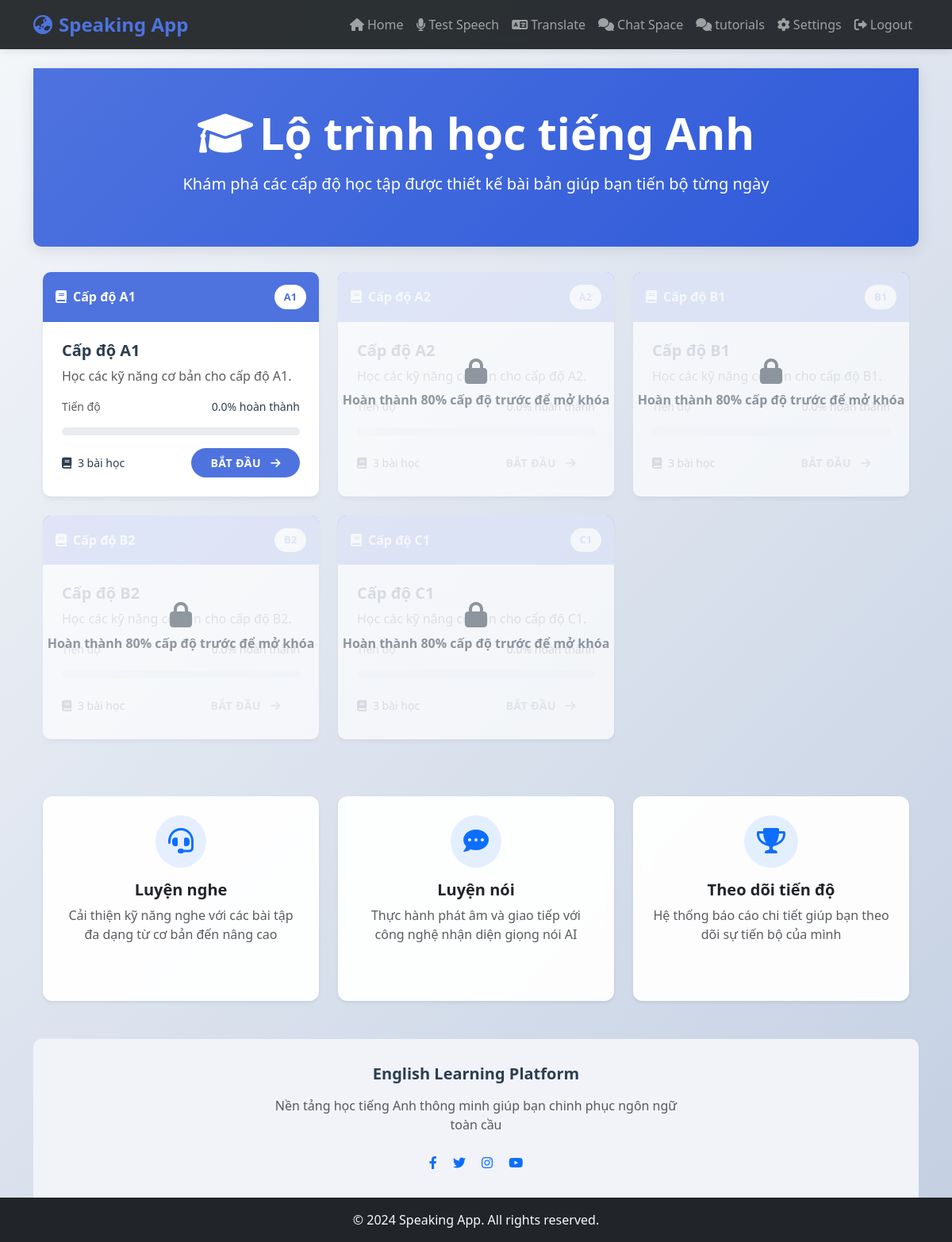
The page /tutorials/tutorials (signed in) on the database its author committed.
### models/models.py (models this page shows)
class Level(db.Model):
    __tablename__ = 'levels'
    level_id = db.Column(db.Integer, primary_key=True)
    level_name = db.Column(db.String(10), unique=True, nullable=False)
    lessons = db.relationship('Lesson', backref='level', lazy=True)
    vocabulary = db.relationship('Vocabulary', backref='level', lazy=True)
    tests = db.relationship('Test', backref='level', lazy=True)

### modules/tutorials.py (the view)
@tutorials_bp.route('/tutorials')
@login_required
def tutorials():
    levels = Level.query.order_by(Level.level_id).all()
    level_data = {}
    for level in levels:
        lessons = Lesson.query.filter_by(level_id=level.level_id).order_by(Lesson.lesson_id).all()
        total_lessons = len(lessons)
        completed_lessons = UserProgress.query.filter_by(
            user_id=current_user.id,
            completion_status=True
        ).join(Lesson).filter(Lesson.level_id == level.level_id).count()
        completion_percentage = (completed_lessons / total_lessons * 100) if total_lessons > 0 else 0
        level_data[level.level_id] = {
            "level_name": level.level_name,
            "title": f"Cấp độ {level.level_name}",
            "description": f"Học các kỹ năng cơ bản cho cấp độ {level.level_name}.",
            "icon": "book",
            "total_lessons": total_lessons,
            "completed_lessons": completed_lessons,
            "completion": round(completion_percentage, 2),
            "is_locked": level.level_id > 1 and completion_percentage < 80  # Khóa nếu chưa hoàn thành 80% cấp độ trước
        }
    return render_template('tutorials.html', levels=level_data, current_user=current_user)

### app.py (called while the page is built)
@login_manager.user_loader
def load_user(user_id):
    return db.session.get(User, int(user_id))

### templates/tutorials.html (shortened to what this page needs)
{% extends "base.html" %}
{% block content %}
    <div class="header text-center">
        <div class="container">
            <h1 class="display-4 fw-bold mb-3"><i class="fas fa-graduation-cap me-2"></i>Lộ trình học tiếng Anh</h1>
            <p class="lead">Khám phá các cấp độ học tập được thiết kế bài bản giúp bạn tiến bộ từng ngày</p>
        </div>
    </div>
    <div class="container">
        <div class="row">
            {% for level_id, data in levels.items() %}
                <div class="col-md-6 col-lg-4">
                    <div class="level-card {% if data['is_locked'] %}locked{% endif %}">
                        <div class="level-header d-flex justify-content-between align-items-center">
                            <span><i class="fas fa-{{ data['icon'] }} me-2"></i>Cấp độ {{ data['level_name'] }}</span>
                            <span class="badge-level">{{ data['level_name'] }}</span>
                        </div>
                        <div class="level-body">
                            <h5 class="fw-bold">{{ data['title'] }}</h5>
                            <p class="text-muted">{{ data['description'] }}</p>
                            <div class="d-flex justify-content-between mb-2">
                                <small class="text-muted">Tiến độ</small>
                                <small>{{ data['completion'] }}% hoàn thành</small>
                            </div>
                            <div class="progress">
                            </div>
                            <div class="d-flex justify-content-between align-items-center mt-3">
                                <small><i class="fas fa-book me-1"></i> {{ data['total_lessons'] }} bài học</small>
                                <a href="{% if data['is_locked'] %}#{% else %}{{ url_for('tutorials.level_detail', level_id=level_id) }}{% endif %}"
                                   class="btn btn-sm btn-start {% if data['is_locked'] %}disabled{% endif %}">
                                    {% if data['completion'] == 0 %}Bắt đầu{% else %}Tiếp tục{% endif %}
                                    <i class="fas fa-arrow-right ms-2"></i>
                                </a>
                            </div>
                        </div>
                        {% if data['is_locked'] %}
                        <div class="locked-overlay">
                            <i class="fas fa-lock"></i>
                            <span>Hoàn thành 80% cấp độ trước để mở khóa</span>
                        </div>
                        {% endif %}
                    </div>
                </div>
            {% endfor %}
        </div>
    </div>
    <div class="container mt-5">
        <div class="row g-4">
            <div class="col-md-4">
                <div class="card h-100 border-0 shadow-sm">
                    <div class="card-body text-center p-4">
                        <div class="bg-primary bg-opacity-10 p-3 rounded-circle d-inline-block mb-3">
                            <i class="fas fa-headset text-primary fs-2"></i>
                        </div>
                        <h5 class="fw-bold">Luyện nghe</h5>
                        <p class="text-muted">Cải thiện kỹ năng nghe với các bài tập đa dạng từ cơ bản đến nâng cao</p>
                    </div>
                </div>
            </div>
            <div class="col-md-4">
                <div class="card h-100 border-0 shadow-sm">
                    <div class="card-body text-center p-4">
                        <div class="bg-primary bg-opacity-10 p-3 rounded-circle d-inline-block mb-3">
                            <i class="fas fa-comment-dots text-primary fs-2"></i>
                        </div>
                        <h5 class="fw-bold">Luyện nói</h5>
                        <p class="text-muted">Thực hành phát âm và giao tiếp với công nghệ nhận diện giọng nói AI</p>
                    </div>
                </div>
            </div>
            <div class="col-md-4">
                <div class="card h-100 border-0 shadow-sm">
                    <div class="card-body text-center p-4">
                        <div class="bg-primary bg-opacity-10 p-3 rounded-circle d-inline-block mb-3">
                            <i class="fas fa-trophy text-primary fs-2"></i>
                        </div>
                        <h5 class="fw-bold">Theo dõi tiến độ</h5>
                        <p class="text-muted">Hệ thống báo cáo chi tiết giúp bạn theo dõi sự tiến bộ của mình</p>
                    </div>
                </div>
            </div>
        </div>
    </div>
    <div class="features-footer text-center">
        <div class="container">
            <div class="row">
                <div class="col-md-6 mx-auto">
                    <h5 class="fw-bold mb-3">English Learning Platform</h5>
                    <p class="text-muted">Nền tảng học tiếng Anh thông minh giúp bạn chinh phục ngôn ngữ toàn cầu</p>
                    <div class="mt-4">
                        <a href="#" class="text-decoration-none me-3"><i class="fab fa-facebook-f"></i></a>
                        <a href="#" class="text-decoration-none me-3"><i class="fab fa-twitter"></i></a>
                        <a href="#" class="text-decoration-none me-3"><i class="fab fa-instagram"></i></a>
                        <a href="#" class="text-decoration-none"><i class="fab fa-youtube"></i></a>
                    </div>
                </div>
            </div>
        </div>
    </div>
{% endblock %}

### templates/base.html (shortened to what this page needs)
<!DOCTYPE html>
<html lang="en">
<head>
    <link href="https://cdn.jsdelivr.net/npm/bootstrap@5.3.2/dist/css/bootstrap.min.css" rel="stylesheet">
    <link href="https://cdnjs.cloudflare.com/ajax/libs/font-awesome/6.0.0/css/all.min.css" rel="stylesheet">
    <link href="{{ url_for('static', filename='styles.css') }}" rel="stylesheet">
</head>
<body>
    <nav class="navbar navbar-expand-lg navbar-dark">
        <div class="container">
            <a class="navbar-brand" href="{{ url_for('home') }}">
                <i class="fas fa-globe-asia me-2"></i>Speaking App
            </a>
            <div class="collapse navbar-collapse" id="navbarNav">
                <ul class="navbar-nav ms-auto">
                    <li class="nav-item">
                        <a class="nav-link" href="{{ url_for('home') }}">
                            <i class="fas fa-home me-1"></i>Home
                        </a>
                    </li>
                    {% if current_user.is_authenticated %}
                    <li class="nav-item">
                        <a class="nav-link" href="{{ url_for('speech.speech_to_text') }}">
                            <i class="fas fa-microphone me-1"></i>Test Speech
                        </a>
                    </li>
                    <li class="nav-item">
                        <a class="nav-link" href="{{ url_for('translate.translate_text') }}">
                            <i class="fas fa-language me-1"></i>Translate
                        </a>
                    </li>
                    <li class="nav-item">
                        <a class="nav-link" href="{{ url_for('chatting.chat_page') }}">
                            <i class="fas fa-comments me-1"></i>Chat Space
                        </a>
                    </li>
                    <li class="nav-item">
                        <a class="nav-link" href="{{ url_for('tutorials.tutorials') }}">
                            <i class="fas fa-comments me-1"></i>tutorials
                        </a>
                    </li>
                    <li class="nav-item">
                        <a class="nav-link" href="{{ url_for('settings') }}">
                            <i class="fas fa-cog me-1"></i>Settings
                        </a>
                    </li>
                    <li class="nav-item">
                        <a class="nav-link" href="{{ url_for('logout') }}">
                            <i class="fas fa-sign-out-alt me-1"></i>Logout
                        </a>
                    </li>
                    {% else %}
                    <li class="nav-item">
                        <a class="nav-link" href="{{ url_for('settings') }}">
                            <i class="fas fa-cog me-1"></i>Settings
                        </a>
                    </li>
                    {% endif %}
                </ul>
            </div>
        </div>
    </nav>
    <div class="container mt-4">
        {% block content %}{% endblock %}
    </div>
    <footer class="footer mt-auto py-3 bg-dark text-light">
        <div class="container text-center">
            <span>© 2024 Speaking App. All rights reserved.</span>
        </div>
    </footer>
</body>
</html>

### static/styles.css (style rules this page uses)
:root { --primary-color: #4a90e2; --secondary-color: #f5f6fa; --accent-color: #2ecc71; --danger-color: #e74c3c; --warning-color: #f1c40f; --text-color: #2c3e50; --border-radius: 12px; --transition: all 0.3s ease; --box-shadow: 0 8px 16px rgba(0, 0, 0, 0.1); }
html, body { height: 100%; margin: 0; padding: 0; display: flex; flex-direction: column; background: linear-gradient(135deg, #f5f7fa 0%, #c3cfe2 100%); font-family: "Segoe UI", Tahoma, Geneva, Verdana, sans-serif; color: var(--text-color); }
.container { flex: 1; }
footer { margin-top: auto; }
.navbar { background: rgba(33, 37, 41, 0.95) !important; backdrop-filter: blur(10px); box-shadow: 0 2px 10px rgba(0, 0, 0, 0.1); transition: var(--transition); }
.navbar-brand { font-weight: 700; font-size: 1.5rem; color: var(--primary-color) !important; }
.nav-link { position: relative; padding: 0.5rem 1rem; transition: var(--transition); }
.nav-link::after { content: ""; position: absolute; bottom: 0; left: 50%; width: 0; height: 2px; background: var(--primary-color); transition: var(--transition); transform: translateX(-50%); }
.card { background: rgba(255, 255, 255, 0.95); border: none; border-radius: var(--border-radius); box-shadow: var(--box-shadow); transition: var(--transition); backdrop-filter: blur(10px); margin-bottom: 2rem; }
.card-body { padding: 2rem; }
.btn { border-radius: 8px; padding: 0.8rem 1.5rem; font-weight: 600; transition: var(--transition); text-transform: uppercase; letter-spacing: 0.5px; }

### templates/tutorials.html (style rules this page uses)
:root { --primary-color: #4e73df; --secondary-color: #f8f9fc; --accent-color: #2e59d9; }
.header { background: linear-gradient(135deg, var(--primary-color) 0%, var(--accent-color) 100%); color: white; padding: 3rem 0; margin-bottom: 2rem; border-radius: 0 0 10px 10px; box-shadow: 0 4px 20px rgba(0, 0, 0, 0.1); }
.level-card { transition: all 0.3s ease; border: none; border-radius: 10px; overflow: hidden; margin-bottom: 1.5rem; box-shadow: 0 4px 6px rgba(0, 0, 0, 0.05); position: relative; }
.level-header { background-color: var(--primary-color); color: white; padding: 1rem; font-weight: 600; }
.level-body { padding: 1.5rem; background-color: white; }
.badge-level { background-color: white; color: var(--primary-color); font-size: 0.8rem; font-weight: 700; padding: 0.35rem 0.75rem; border-radius: 50rem; }
.progress { height: 10px; margin: 1rem 0; }
.btn-start { background-color: var(--primary-color); color: white; font-weight: 600; padding: 0.5rem 1.5rem; border-radius: 50rem; border: none; transition: all 0.3s; }
.features-footer { background-color: #f1f3f9; padding: 2rem 0; margin-top: 3rem; border-radius: 10px 10px 0 0; }
.level-card.locked { opacity: 0.7; }
.locked-overlay { position: absolute; top: 0; left: 0; right: 0; bottom: 0; background: rgba(255, 255, 255, 0.8); display: flex; flex-direction: column; align-items: center; justify-content: center; color: #6c757d; font-weight: 600; }
.locked-overlay i { font-size: 2rem; margin-bottom: 0.5rem; }
.level-card .locked-overlay { display: none; }
.level-card.locked .locked-overlay { display: flex; }

### rows shown on the page
Level: level_name "A1", level_name "A1"
Level: level_name "A2", level_name "A2"
Level: level_name "B1", level_name "B1"
Level: level_name "B2", level_name "B2"
Level: level_name "C1", level_name "C1"

### other values the page prints
{{ data['title'] }} "Cấp độ A1" "Cấp độ A2" "Cấp độ B1" "Cấp độ B2" "Cấp độ C1"
{{ data['description'] }} "Học các kỹ năng cơ bản cho cấp độ A1." "Học các kỹ năng cơ bản cho cấp độ A2." "Học các kỹ năng cơ bản cho cấp độ B1." "Học các kỹ năng cơ bản cho cấp độ B2." "Học các kỹ năng cơ bản cho cấp độ C1."
{{ data['completion'] }} "0.0" "0.0" "0.0" "0.0" "0.0"
{{ data['total_lessons'] }} "3" "3" "3" "3" "3"
